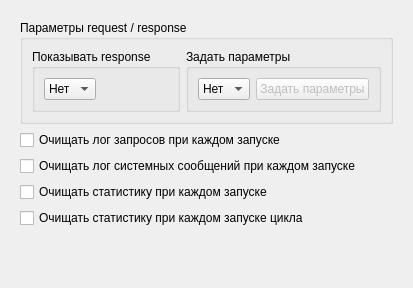
             <widget class="QWidget" name="tab_11">
              <attribute name="title">
               <string>Дополнительные настройки</string>
              </attribute>
              <layout class="QVBoxLayout" name="verticalLayout_25">
               <item>
                <widget class="QWidget" name="widget_5" native="true">
                 <layout class="QVBoxLayout" name="verticalLayout_21">
                  <item>
                   <widget class="QGroupBox" name="groupBox_20">
                    <property name="title">
                     <string>Параметры request / response</string>
                    </property>
                    <layout class="QHBoxLayout" name="horizontalLayout_7">
                     <item>
                      <widget class="QGroupBox" name="groupBox_52">
                       <property name="toolTip">
                        <string>&lt;html&gt;&lt;head/&gt;&lt;body&gt;&lt;p&gt;Показывать содержимое request. При использовании метода get данных может быть много&lt;/p&gt;&lt;/body&gt;&lt;/html&gt;</string>
                       </property>
                       <property name="title">
                        <string>Показывать response</string>
                       </property>
                       <layout class="QHBoxLayout" name="horizontalLayout_9">
                        <item>
                         <widget class="QComboBox" name="cb_show_response">
                          <property name="toolTip">
                           <string/>
                          </property>
                          <item>
                           <property name="text">
                            <string>Нет</string>
                           </property>
                          </item>
                          <item>
                           <property name="text">
                            <string>Да</string>
                           </property>
                          </item>
                         </widget>
                        </item>
                        <item>
                         <spacer name="horizontalSpacer_2">
                          <property name="orientation">
                           <enum>Qt::Horizontal</enum>
                          </property>
                          <property name="sizeHint" stdset="0">
                           <size>
                            <width>40</width>
                            <height>20</height>
                           </size>
                          </property>
                         </spacer>
                        </item>
                       </layout>
                      </widget>
                     </item>
                     <item>
                      <widget class="QGroupBox" name="groupBox_53">
                       <property name="title">
                        <string>Задать параметры</string>
                       </property>
                       <layout class="QHBoxLayout" name="horizontalLayout_4">
                        <item>
                         <widget class="QComboBox" name="cb_request_settings">
                          <item>
                           <property name="text">
                            <string>Нет</string>
                           </property>
                          </item>
                          <item>
                           <property name="text">
                            <string>Да</string>
                           </property>
                          </item>
                         </widget>
                        </item>
                        <item>
                         <widget class="QPushButton" name="btn_requests_settings">
                          <property name="enabled">
                           <bool>false</bool>
                          </property>
                          <property name="text">
                           <string>Задать параметры</string>
                          </property>
                         </widget>
                        </item>
                       </layout>
                      </widget>
                     </item>
                    </layout>
                   </widget>
                  </item>
                  <item>
                   <widget class="QCheckBox" name="checkBox">
                    <property name="text">
                     <string>Очищать лог запросов при каждом запуске</string>
                    </property>
                   </widget>
                  </item>
                  <item>
                   <widget class="QCheckBox" name="checkBox_2">
                    <property name="text">
                     <string>Очищать лог системных сообщений при каждом запуске</string>
                    </property>
                   </widget>
                  </item>
                  <item>
                   <widget class="QCheckBox" name="checkBox_3">
                    <property name="text">
                     <string>Очищать статистику при каждом запуске</string>
                    </property>
                   </widget>
                  </item>
                  <item>
                   <widget class="QCheckBox" name="checkBox_4">
                    <property name="text">
                     <string>Очищать статистику при каждом запуске цикла</string>
                    </property>
                   </widget>
                  </item>
                  <item>
                   <spacer name="verticalSpacer">
                    <property name="orientation">
                     <enum>Qt::Vertical</enum>
                    </property>
                    <property name="sizeHint" stdset="0">
                     <size>
                      <width>20</width>
                      <height>40</height>
                     </size>
                    </property>
                   </spacer>
                  </item>
                 </layout>
                </widget>
               </item>
              </layout>
             </widget>
